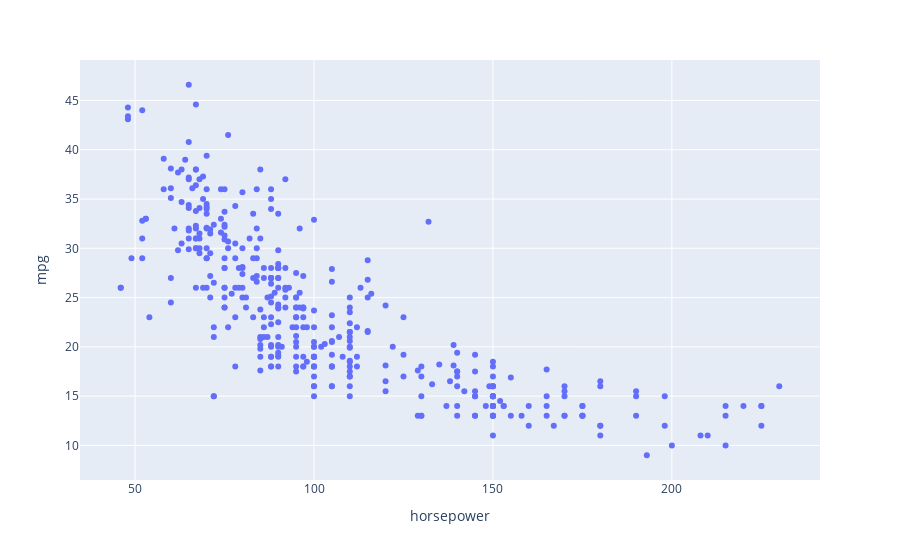

Notebook source saved alongside this figure:
### Code cell
px.scatter(data, x='horsepower', y='mpg')

### Figure 1 — Plotly figure (JSON) as saved in the notebook; plotly's stock layout.template omitted (floating-point values rounded to 4 significant figures; data arrays with more than 128 entries replaced by an {"elided": "..."} marker saying what was removed)
{"data": [{"hovertemplate": "horsepower=%{x}<br>mpg=%{y}<extra></extra>", "legendgroup": "", "marker": {"color": "#636efa", "symbol": "circle"}, "mode": "markers", "name": "", "orientation": "v", "showlegend": false, "type": "scatter", "x": {"elided": "398 int values"}, "xaxis": "x", "y": {"elided": "398 float values"}, "yaxis": "y"}], "layout": {"legend": {"tracegroupgap": 0}, "margin": {"t": 60}, "xaxis": {"anchor": "y", "domain": [0, 1], "title": {"text": "horsepower"}}, "yaxis": {"anchor": "x", "domain": [0, 1], "title": {"text": "mpg"}}}}
